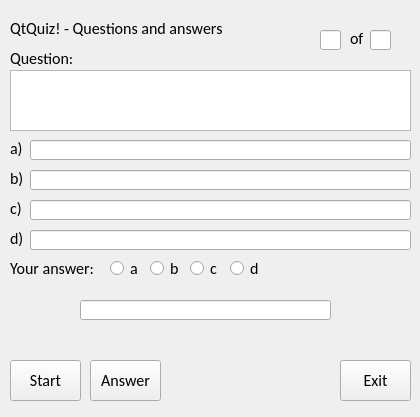
<?xml version="1.0" encoding="UTF-8"?>
<ui version="4.0">
 <class>MainWindow</class>
 <widget class="QMainWindow" name="MainWindow">
  <property name="geometry">
   <rect>
    <x>0</x>
    <y>0</y>
    <width>420</width>
    <height>417</height>
   </rect>
  </property>
  <property name="windowTitle">
   <string>QtQuiz!</string>
  </property>
  <widget class="QWidget" name="centralwidget">
   <property name="font">
    <font>
     <family>Calibri</family>
     <pointsize>12</pointsize>
    </font>
   </property>
   <widget class="QLabel" name="label">
    <property name="geometry">
     <rect>
      <x>10</x>
      <y>20</y>
      <width>221</width>
      <height>16</height>
     </rect>
    </property>
    <property name="text">
     <string>QtQuiz! - Questions and answers</string>
    </property>
   </widget>
   <widget class="QTextEdit" name="txtQuestion">
    <property name="geometry">
     <rect>
      <x>10</x>
      <y>70</y>
      <width>401</width>
      <height>61</height>
     </rect>
    </property>
    <property name="readOnly">
     <bool>true</bool>
    </property>
   </widget>
   <widget class="QLabel" name="label_2">
    <property name="geometry">
     <rect>
      <x>10</x>
      <y>50</y>
      <width>71</width>
      <height>16</height>
     </rect>
    </property>
    <property name="text">
     <string>Question:</string>
    </property>
   </widget>
   <widget class="QLabel" name="label_3">
    <property name="geometry">
     <rect>
      <x>10</x>
      <y>140</y>
      <width>21</width>
      <height>16</height>
     </rect>
    </property>
    <property name="text">
     <string>a)</string>
    </property>
   </widget>
   <widget class="QLabel" name="label_4">
    <property name="geometry">
     <rect>
      <x>10</x>
      <y>170</y>
      <width>21</width>
      <height>16</height>
     </rect>
    </property>
    <property name="text">
     <string>b)</string>
    </property>
   </widget>
   <widget class="QLabel" name="label_5">
    <property name="geometry">
     <rect>
      <x>10</x>
      <y>200</y>
      <width>21</width>
      <height>16</height>
     </rect>
    </property>
    <property name="text">
     <string>c)</string>
    </property>
   </widget>
   <widget class="QLabel" name="label_6">
    <property name="geometry">
     <rect>
      <x>10</x>
      <y>230</y>
      <width>21</width>
      <height>16</height>
     </rect>
    </property>
    <property name="text">
     <string>d)</string>
    </property>
   </widget>
   <widget class="QLineEdit" name="txtAnswerA">
    <property name="geometry">
     <rect>
      <x>30</x>
      <y>140</y>
      <width>381</width>
      <height>20</height>
     </rect>
    </property>
    <property name="readOnly">
     <bool>true</bool>
    </property>
   </widget>
   <widget class="QLineEdit" name="txtAnswerB">
    <property name="geometry">
     <rect>
      <x>30</x>
      <y>170</y>
      <width>381</width>
      <height>20</height>
     </rect>
    </property>
    <property name="readOnly">
     <bool>true</bool>
    </property>
   </widget>
   <widget class="QLineEdit" name="txtAnswerC">
    <property name="geometry">
     <rect>
      <x>30</x>
      <y>200</y>
      <width>381</width>
      <height>20</height>
     </rect>
    </property>
    <property name="readOnly">
     <bool>true</bool>
    </property>
   </widget>
   <widget class="QLineEdit" name="txtAnswerD">
    <property name="geometry">
     <rect>
      <x>30</x>
      <y>230</y>
      <width>381</width>
      <height>20</height>
     </rect>
    </property>
    <property name="readOnly">
     <bool>true</bool>
    </property>
   </widget>
   <widget class="QLabel" name="label_7">
    <property name="geometry">
     <rect>
      <x>10</x>
      <y>260</y>
      <width>91</width>
      <height>16</height>
     </rect>
    </property>
    <property name="text">
     <string>Your answer:</string>
    </property>
   </widget>
   <widget class="QLineEdit" name="txtOne">
    <property name="geometry">
     <rect>
      <x>320</x>
      <y>30</y>
      <width>21</width>
      <height>20</height>
     </rect>
    </property>
    <property name="readOnly">
     <bool>true</bool>
    </property>
   </widget>
   <widget class="QLabel" name="label_8">
    <property name="geometry">
     <rect>
      <x>350</x>
      <y>30</y>
      <width>21</width>
      <height>16</height>
     </rect>
    </property>
    <property name="text">
     <string>of</string>
    </property>
   </widget>
   <widget class="QLineEdit" name="txtN">
    <property name="geometry">
     <rect>
      <x>370</x>
      <y>30</y>
      <width>21</width>
      <height>20</height>
     </rect>
    </property>
    <property name="readOnly">
     <bool>true</bool>
    </property>
   </widget>
   <widget class="QPushButton" name="btnStart">
    <property name="geometry">
     <rect>
      <x>10</x>
      <y>360</y>
      <width>71</width>
      <height>41</height>
     </rect>
    </property>
    <property name="text">
     <string>Start</string>
    </property>
   </widget>
   <widget class="QPushButton" name="btnAnswer">
    <property name="geometry">
     <rect>
      <x>90</x>
      <y>360</y>
      <width>71</width>
      <height>41</height>
     </rect>
    </property>
    <property name="text">
     <string>Answer</string>
    </property>
   </widget>
   <widget class="QPushButton" name="btnExit">
    <property name="geometry">
     <rect>
      <x>340</x>
      <y>360</y>
      <width>71</width>
      <height>41</height>
     </rect>
    </property>
    <property name="text">
     <string>Exit</string>
    </property>
   </widget>
   <widget class="QRadioButton" name="radA">
    <property name="geometry">
     <rect>
      <x>110</x>
      <y>260</y>
      <width>31</width>
      <height>17</height>
     </rect>
    </property>
    <property name="text">
     <string>a</string>
    </property>
    <property name="shortcut">
     <string>A</string>
    </property>
   </widget>
   <widget class="QRadioButton" name="radB">
    <property name="geometry">
     <rect>
      <x>150</x>
      <y>260</y>
      <width>31</width>
      <height>17</height>
     </rect>
    </property>
    <property name="text">
     <string>b</string>
    </property>
    <property name="shortcut">
     <string>B</string>
    </property>
   </widget>
   <widget class="QRadioButton" name="radC">
    <property name="geometry">
     <rect>
      <x>190</x>
      <y>260</y>
      <width>31</width>
      <height>17</height>
     </rect>
    </property>
    <property name="text">
     <string>c</string>
    </property>
    <property name="shortcut">
     <string>C</string>
    </property>
   </widget>
   <widget class="QRadioButton" name="radD">
    <property name="geometry">
     <rect>
      <x>230</x>
      <y>260</y>
      <width>31</width>
      <height>17</height>
     </rect>
    </property>
    <property name="text">
     <string>d</string>
    </property>
    <property name="shortcut">
     <string>D</string>
    </property>
   </widget>
   <widget class="QLineEdit" name="txtResult">
    <property name="geometry">
     <rect>
      <x>80</x>
      <y>300</y>
      <width>251</width>
      <height>20</height>
     </rect>
    </property>
    <property name="focusPolicy">
     <enum>Qt::StrongFocus</enum>
    </property>
    <property name="alignment">
     <set>Qt::AlignCenter</set>
    </property>
    <property name="readOnly">
     <bool>true</bool>
    </property>
   </widget>
  </widget>
 </widget>
 <resources/>
 <connections/>
</ui>
